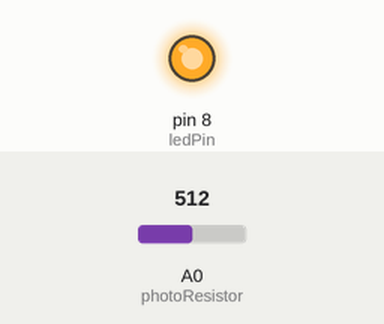
Recording of a sketch running on a simulated Arduino Uno, built with avr-gcc and run on an emulated ATmega328P. Parts: output pins drawn as LEDs (lit = HIGH). The test bench sets the inputs (shaded band); at power-on: A0 (photoResistor) = 512.

Above: at 1.2 s.
1.3 s: A0 (photoResistor) set to 793
2.8 s: A0 (photoResistor) set to 809
At 4.0 s:
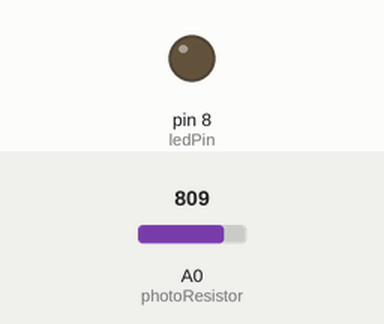
4.3 s: A0 (photoResistor) set to 790
At 5.4 s:
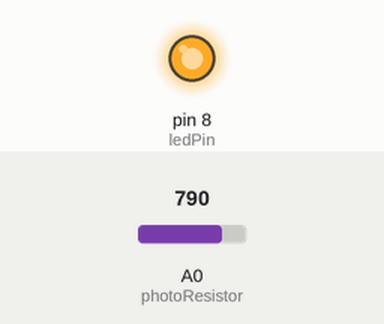
5.9 s: A0 (photoResistor) set to 810
At 6.6 s:
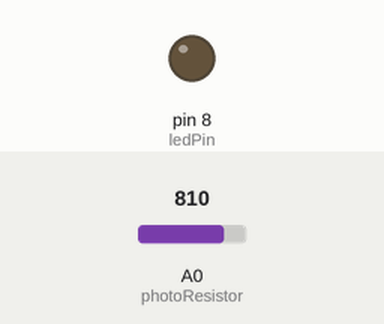
Timing chart, 0 to 8.5 s (numbered marks = the images above; inputs shaded):
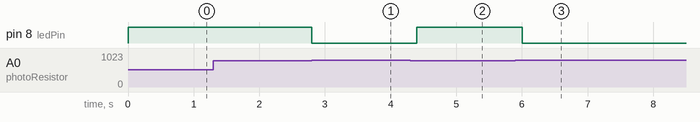

The sketch:

light_detection_system.ino
```cpp
//Using a photoresistor to light an LED
//Photoresistor Light Alarm Detection System!!

const int photoResistor = A0;    // Photoresistor connected at analog pin A1
const int ledPin=8;              // LED connected connected at Arduino pin 9

//Variables
int value;				                   // Store value from photoresistor (between a certain range of values)

void setup(){
 pinMode(ledPin, OUTPUT);        // Setting lepPin - 8 pin as an OUTPUT PIN
 pinMode(photoResistor, INPUT);  // Setting pResistor - A1 pin as an INPUT PIN
}

void loop(){
  value = analogRead(photoResistor);
  //threshold value is at a 50
  if (value > 800){
    digitalWrite(ledPin, LOW);   //LED OFF
  }
  else{
    digitalWrite(ledPin, HIGH);  //LED ON
  }

  delay(400);                    //DELAYING IT
}
```

Measured:
- the behaviour switches between 800 and 801 on A0 (photoResistor) (found by bisection; images 0 and 1)
- after the input at 1.3 s, every drawn part: stays the same
- after the input at 2.8 s, pin 8 (ledPin): HIGH → LOW at once
- after the input at 4.3 s, pin 8 (ledPin): LOW → HIGH after 0.10 s
- after the input at 5.9 s, pin 8 (ledPin): HIGH → LOW after 0.10 s
